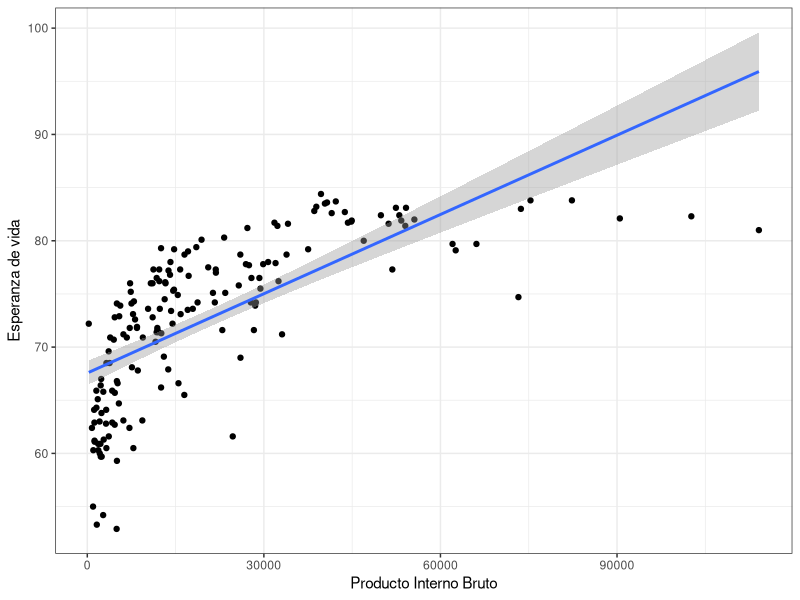
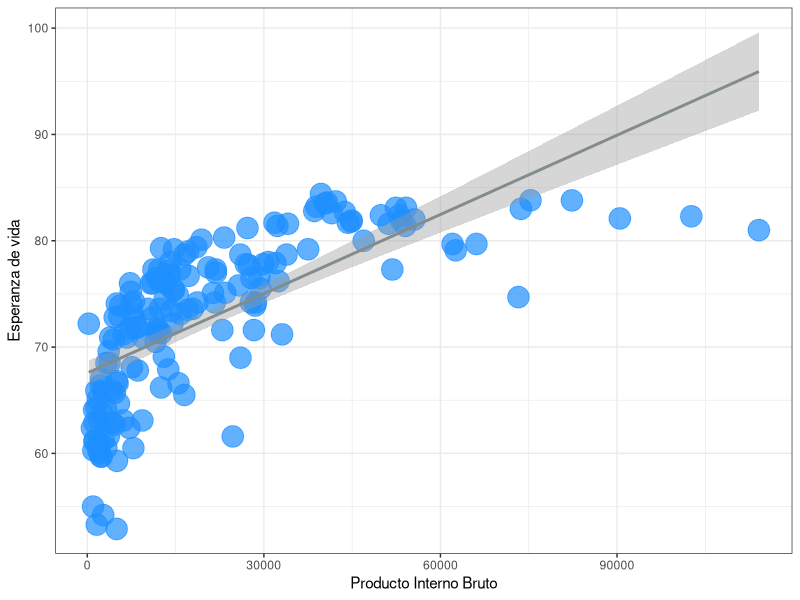
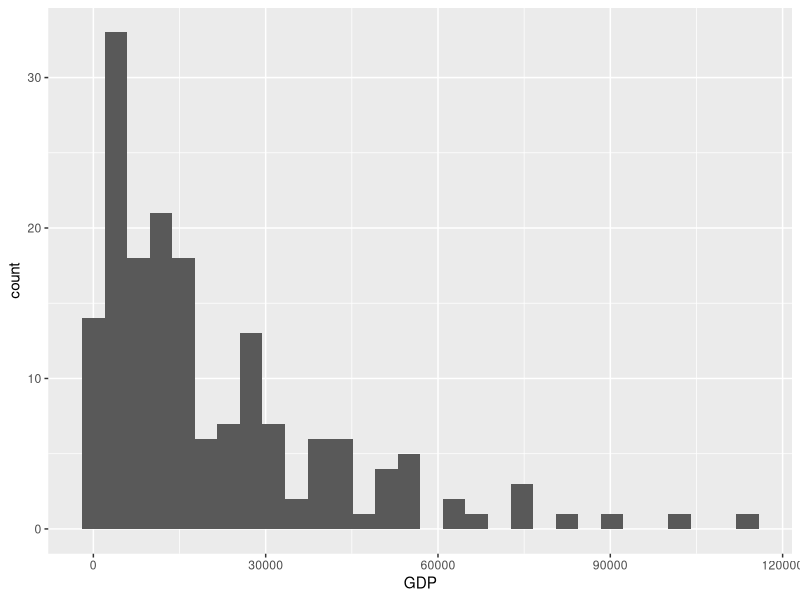
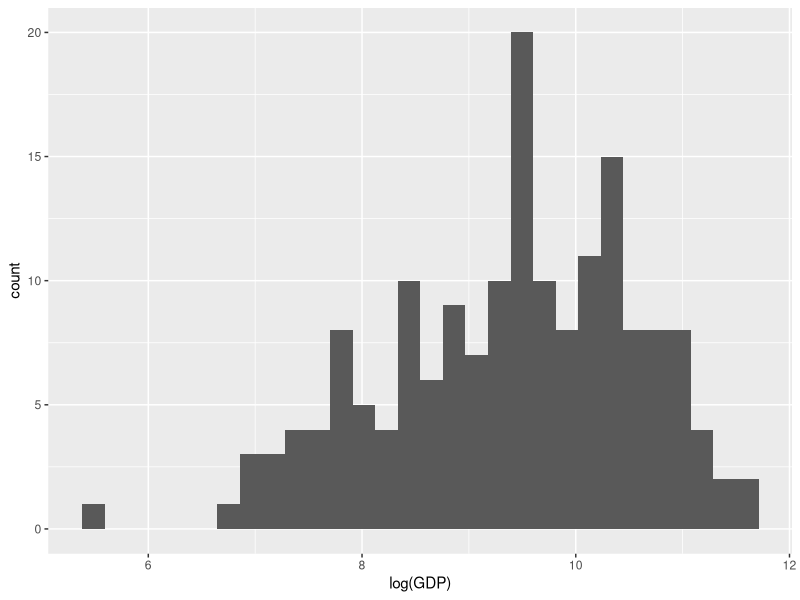
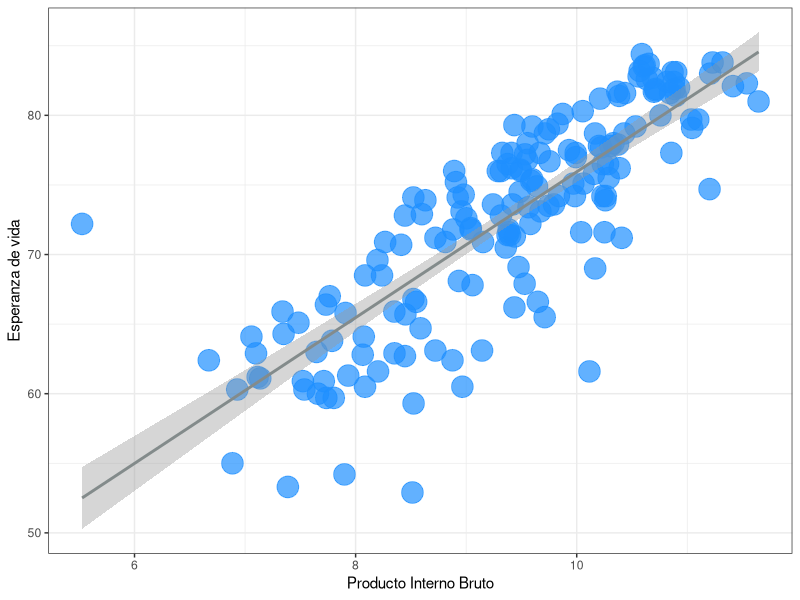
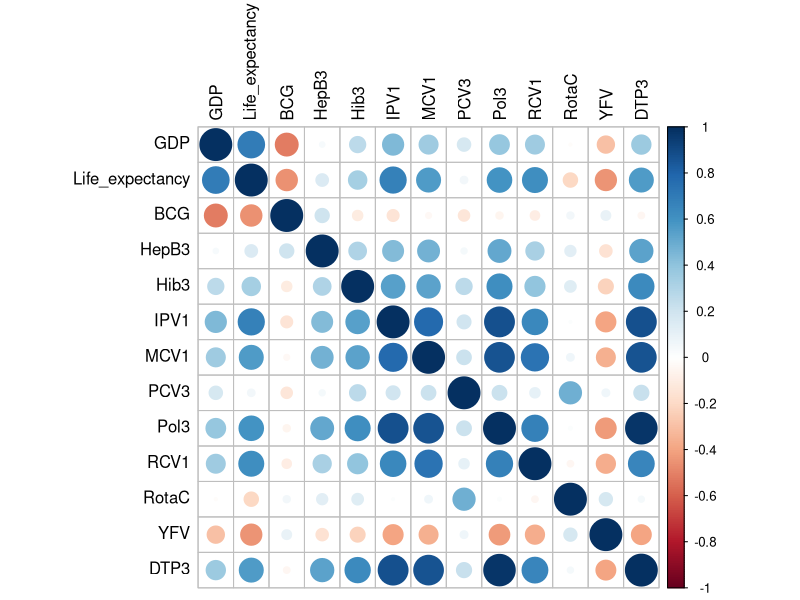
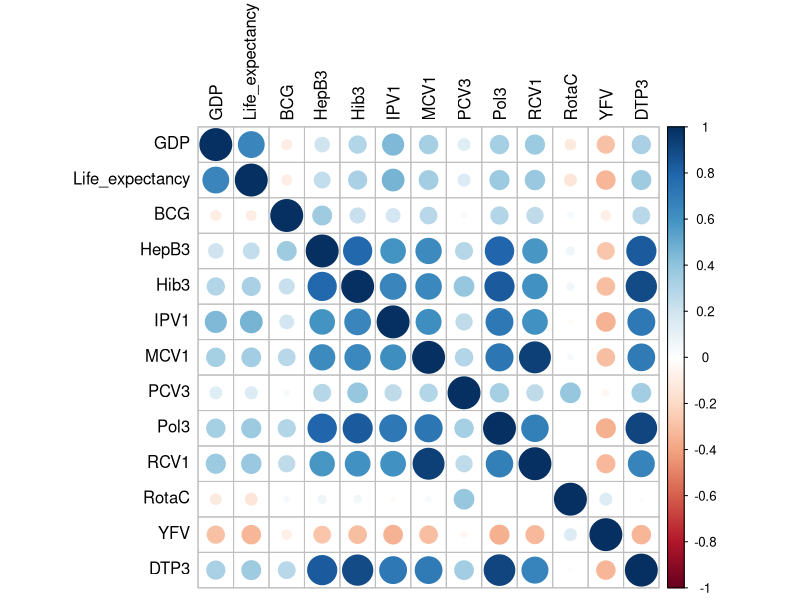
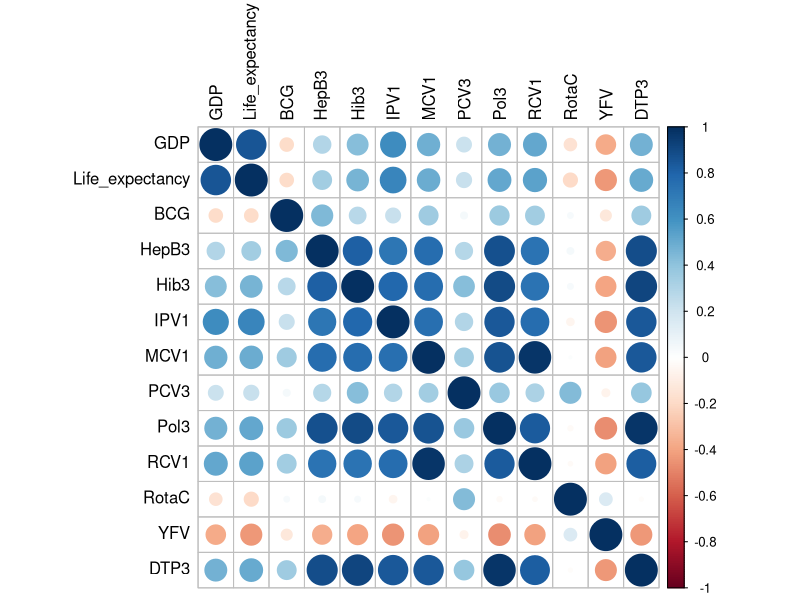

Here is the R script that generated these plots, in order:
## ---- chunk 1
knitr::opts_chunk$set(echo = TRUE)
## ---- chunk 2
library(readr)
library(dplyr)
library(corrplot)
library(ggplot2)
library(scales)
library(ggpubr)
library(broom)
## ---- chunk 3
vacunas_df <- read_csv('../data/dataset_vacunas.csv')
## ---- chunk 4
attach(vacunas_df)
## ---- chunk 5
gdp_vs_life <- lm(formula=Life_expectancy~GDP, data = vacunas_df)

## ---- chunk 6
summary(gdp_vs_life)
confint(gdp_vs_life)
tidy(gdp_vs_life)
## ---- chunk 7
ggplot(vacunas_df, aes(x = GDP, y = Life_expectancy)) +
  geom_point()+
  geom_smooth(method = 'glm')+
  xlab('Producto Interno Bruto')+
  ylab('Esperanza de vida')+
  theme_bw()
## ---- chunk 8
ggplot(vacunas_df, aes(x = GDP, y = Life_expectancy)) +
  geom_point(size = 7, color = 'dodgerblue', alpha = 0.7)+
  geom_smooth(method = 'glm', color = 'azure4')+
  xlab('Producto Interno Bruto')+
  ylab('Esperanza de vida')+
  theme_bw()
## ---- chunk 9
ggplot(vacunas_df, aes(GDP)) +
  geom_histogram()
## ---- chunk 10
ggplot(vacunas_df, aes(log(GDP)))+
  geom_histogram()
## ---- chunk 11
gdp_vs_life_log <- lm(formula = Life_expectancy~log(GDP), data = vacunas_df)
## ---- chunk 12
summary(gdp_vs_life_log)
confint(gdp_vs_life_log)
tidy(gdp_vs_life_log)
## ---- chunk 13
ggplot(vacunas_df, aes(x = log(GDP), y = Life_expectancy)) +
  geom_point(size = 7, color = 'dodgerblue', alpha = 0.7)+
  geom_smooth(method = 'glm', color = 'azure4')+
  xlab('Producto Interno Bruto')+
  ylab('Esperanza de vida')+
  theme_bw()
## ---- chunk 14
tidy(gdp_vs_life)
tidy(gdp_vs_life_log)
## ---- chunk 15
life_vs_bcg_gdp_pol <- lm(formula = Life_expectancy~GDP+BCG+Pol3,
                          data = vacunas_df)
## ---- chunk 16
summary(life_vs_bcg_gdp_pol)
confint(life_vs_bcg_gdp_pol)
tidy(life_vs_bcg_gdp_pol)
## ---- chunk 17
data_vacunas_2 <- vacunas_df %>%
  select(-Entity, -Code)

modelo_multivariable <- lm(formula=Life_expectancy~.,
                           data = data_vacunas_2)

## ---- chunk 18
summary(modelo_multivariable)
confint(modelo_multivariable)
tidy(modelo_multivariable)
## ---- chunk 19
correlaciones <- cor(data_vacunas_2)

corrplot(correlaciones, method = 'circle', tl.col = 'black')
## ---- chunk 20
correlaciones_kendall <- cor(data_vacunas_2, method = 'kendall')

corrplot(correlaciones_kendall, method = 'circle', tl.col = 'black')
## ---- chunk 21
correlaciones_spearman <- cor(data_vacunas_2, method = 'spearman')

corrplot(correlaciones_spearman, method = 'circle', tl.col = 'black')
